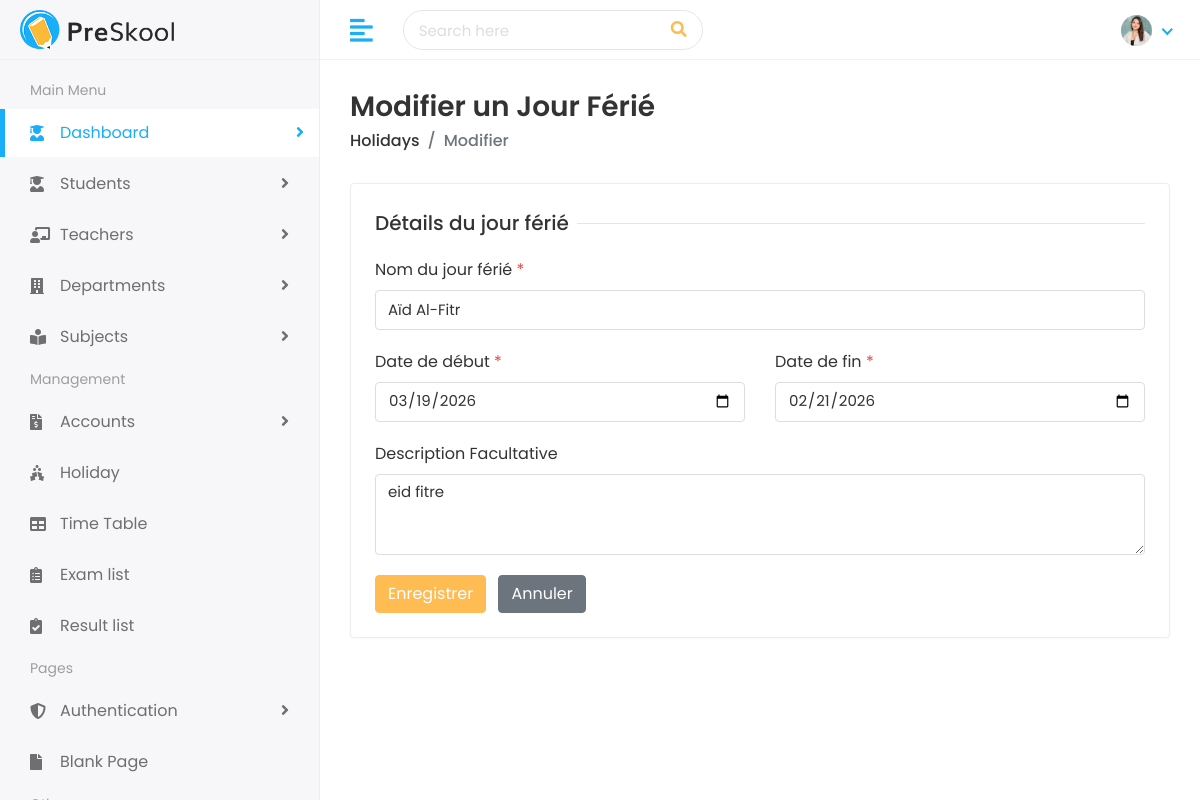
The page /planning/holidays/3/edit/ (signed in) on the database its author committed.
### planning/models.py (models this page shows, shortened)
class Holiday(models.Model):
    title = models.CharField(max_length=100)
    start_date = models.DateField()
    end_date = models.DateField()
    description = models.CharField(max_length=300)

### planning/views.py (the view)
# urls.py: path('holidays/<int:pk>/edit/', views.HolidayUpdateView.as_view(), name='holiday-edit'),
class HolidayUpdateView(AdminRequiredMixin, UpdateView):
    model = Holiday
    form_class = HolidayForm
    template_name = 'planning/holiday_form.html'
    success_url = reverse_lazy('holiday-list')

### planning/forms.py
class HolidayForm(forms.ModelForm):
    class Meta:
        model = Holiday
        fields = ['title', 'start_date', 'end_date', 'description']
        widgets = {
            'title': forms.TextInput(attrs={'class': 'form-control'}),
            'start_date': forms.DateInput(attrs={'class': 'form-control', 'type': 'date'}),
            'end_date': forms.DateInput(attrs={'class': 'form-control', 'type': 'date'}),
            'description': forms.Textarea(attrs={'class': 'form-control', 'rows': '3'}),
        }

### home_auth/mixins.py (called while the page is built)
    def dispatch(self, request, *args, **kwargs):
        if not request.user.is_authenticated:
            return self.handle_no_permission()
        if hasattr(request.user, 'is_admin') and request.user.is_admin:
            return super().dispatch(request, *args, **kwargs)
        messages.error(request, "Accès refusé. Action réservée aux administrateurs.")
        return get_dashboard_redirect(request.user)

### planning/templates/planning/holiday_form.html (shortened to what this page needs)
{% extends 'Home/base.html' %}
{% load static %}
{% block body %}
<div class="page-wrapper">
    <div class="content container-fluid">
        <div class="page-header">
            <div class="row align-items-center">
                <div class="col">
                    <h3 class="page-title">{% if object %}Modifier{% else %}Ajouter{% endif %} un Jour Férié</h3>
                    <ul class="breadcrumb">
                        <li class="breadcrumb-item"><a href="{% url 'holiday-list' %}">Holidays</a></li>
                        <li class="breadcrumb-item active">{% if object %}Modifier{% else %}Ajouter{% endif %}</li>
                    </ul>
                </div>
            </div>
        </div>
        <div class="row">
            <div class="col-sm-12">
                <div class="card">
                    <div class="card-body">
                        <form method="POST">
                            <div class="row">
                                <div class="col-12">
                                    <h5 class="form-title"><span>Détails du jour férié</span></h5>
                                </div>
                                <div class="col-12 col-sm-12">
                                    <div class="form-group">
                                        <label>Nom du jour férié <span class="text-danger">*</span></label>
                                        {{ form.title }}
                                    </div>
                                </div>
                                <div class="col-12 col-sm-6">
                                    <div class="form-group">
                                        <label>Date de début <span class="text-danger">*</span></label>
                                        {{ form.start_date }}
                                    </div>
                                </div>
                                <div class="col-12 col-sm-6">
                                    <div class="form-group">
                                        <label>Date de fin <span class="text-danger">*</span></label>
                                        {{ form.end_date }}
                                    </div>
                                </div>
                                <div class="col-12">
                                    <div class="form-group">
                                        <label>Description Facultative</label>
                                        {{ form.description }}
                                    </div>
                                </div>
                                <div class="col-12">
                                    <button type="submit" class="btn btn-primary">Enregistrer</button>
                                    <a href="{% url 'holiday-list' %}" class="btn btn-secondary ml-2">Annuler</a>
                                </div>
                            </div>
                        </form>
                    </div>
                </div>
            </div>
        </div>
    </div>
</div>
{% endblock %}

### static/assets/css/style.css (style rules this page uses)
html { height: 100%; }
body { background-color: #fff; color: #333; font-family: 'Poppins', sans-serif; font-size: 1rem; height: 100%; line-height: 1.5; overflow-x: hidden; }
h1, h2, h3, h4, h5, h6 { font-family: 'Poppins', sans-serif; margin-top: 0; }
.form-control { border: 1px solid #ddd; box-shadow: none; color: #333; font-size: 15px; height: 40px; }
input, input:focus, button, button:focus { outline: none; }
input[type=text], input[type=password] { -webkit-appearance: none; -moz-appearance: none; appearance: none; }
textarea.form-control { resize: vertical; }
.form-group { margin-bottom: 1.25rem; }
ul, ol { padding: 0px; list-style: none; }
.text-danger, .dropdown-menu > li > a.text-danger { color: #e84646 !important; }
.btn-primary { background-color: #FFBC53; border: 1px solid #FFBC53; }
.card { border: 1px solid #ececf5; box-shadow: 0 1px 3px 0 rgba(0, 0, 0, 0.03); margin-bottom: 1.875rem; }
.card-body { padding: 1.5rem; }
.page-wrapper { margin-left: 320px; padding-top: 60px; position: relative; transition: all 0.4s ease; }
.page-wrapper > .content { padding: 1.875rem 1.875rem 0; }
.page-header { margin-bottom: 1.875rem; }
.page-header .breadcrumb { background-color: transparent; color: #6c757d; font-size: 1rem; font-weight: 500; margin-bottom: 0; padding: 0; }
.page-header .breadcrumb a { color: #333; }
.page-title { font-size: 28px; font-weight: 600; color: #333; margin-bottom: 5px; }
.form-title { width: 100%; max-width: 100%; padding: 0; font-size: 1.25rem; font-weight: 500; line-height: inherit; color: #333; white-space: normal; position: relative; display: block; margin-bottom: 20px; }
.form-title:before { content: ""; position: absolute; left: 0px; right: 0px; height: 1px; top: 50%; background-color: rgba(0, 0, 0, 0.1); }
.form-title span { padding: 0px 0.5rem 0 0; background-color: #fff; display: inline-block; z-index: 2; position: relative; }

### rows shown on the page
Holiday: title "Aïd Al-Fitr", start_date "03/19/2026", end_date "02/21/2026", description "eid fitre"
